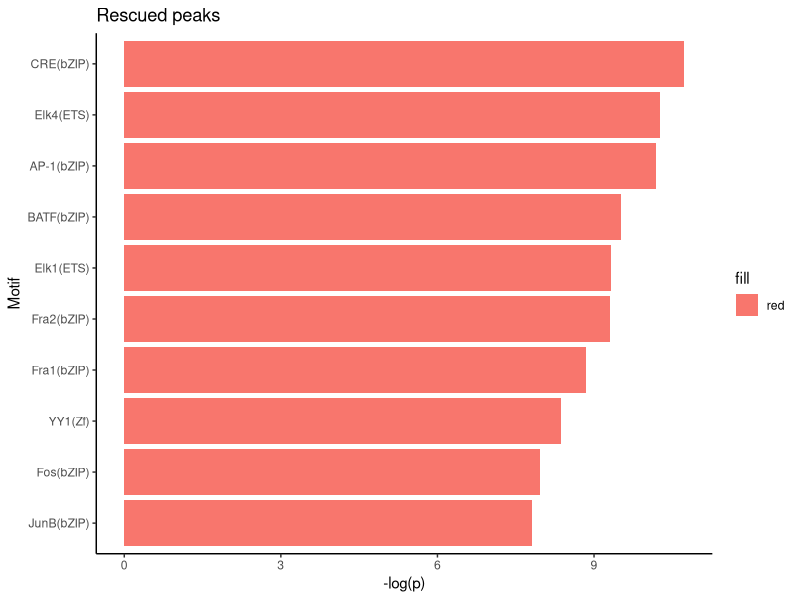

The R script that drew this image:
library(limma)
library(ggplot2)

#Plot logP

motifs <- read.delim('./Motif/knownResults.txt')
motifs$Name <- strsplit2(motifs$Motif.Name,'\\/')[,1]
motifs$logP <- (-motifs$Log.P.value)
motifs <- motifs[order(motifs$Log.P.value),]
motifs$q.value <- motifs$q.value..Benjamini.
motifstop <- motifs[1:10,]


p <- ggplot(motifstop, aes(x=reorder(Name,logP),y=logP,fill="red"))+
  geom_bar(stat = "identity")+
  coord_flip()+
  xlab("Motif")+
  ylab("-log(p)")+
  ggtitle("Rescued peaks")+
  #scale_fill_gradient(low="red",high = "pink")+
  theme_classic()

p
